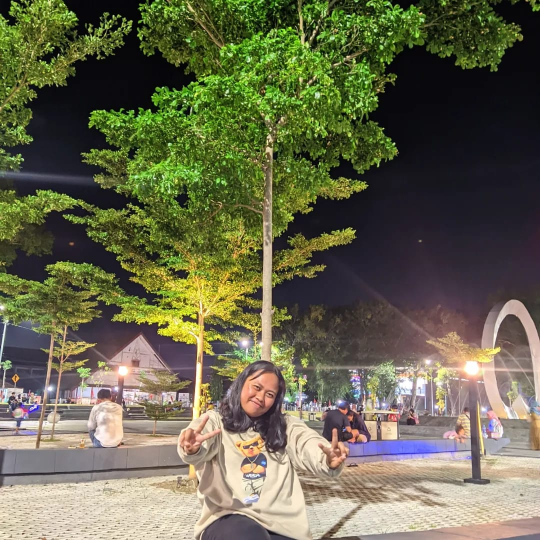
#> input picture Tugas 3/iloh1.jpeg, 1080 x 1080 px (shown at 1/2 size)
$ python imageaveraging.py
#> lines starting #> are read from the running program, lines starting #| are printed output that depends on the picture
import cv2
import numpy as np

# Baca dua gambar
img1 = cv2.imread('iloh1.jpeg')
#> img1 is the input picture: shape (1080, 1080, 3); mean B, G, R 78.1, 104.5, 105.1
img2 = cv2.imread('iloh2.jpeg')
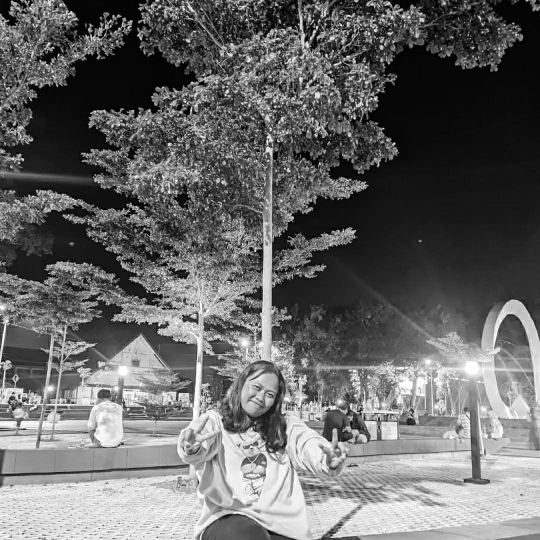
#> input picture Tugas 3/iloh2.jpeg, 1080 x 1080 px (shown at 1/2 size)
#> img2 is the input picture: shape (1080, 1080, 3); min 0, max 255, mean 103.8

# Ubah ukuran gambar agar sama
img1_resized = cv2.resize(img1, (640, 480))
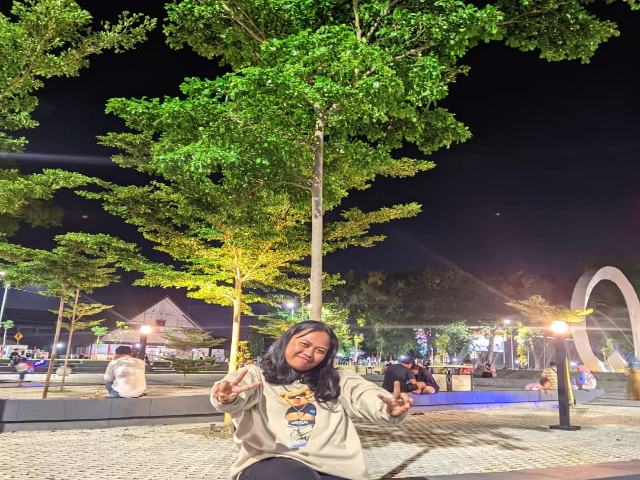
#> img1_resized: shape (480, 640, 3); mean B, G, R 78, 104.4, 105.1
img2_resized = cv2.resize(img2, (640, 480))
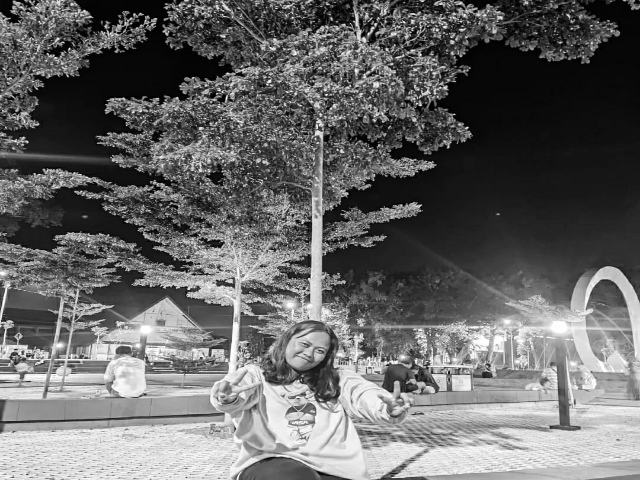
#> img2_resized: shape (480, 640, 3); min 0, max 255, mean 103.7

# Gabungkan kedua gambar menjadi satu array
img_array = np.array([img1_resized, img2_resized])

# Hitung nilai rata-rata dari setiap pixel
average_image = np.average(img_array, axis=0)
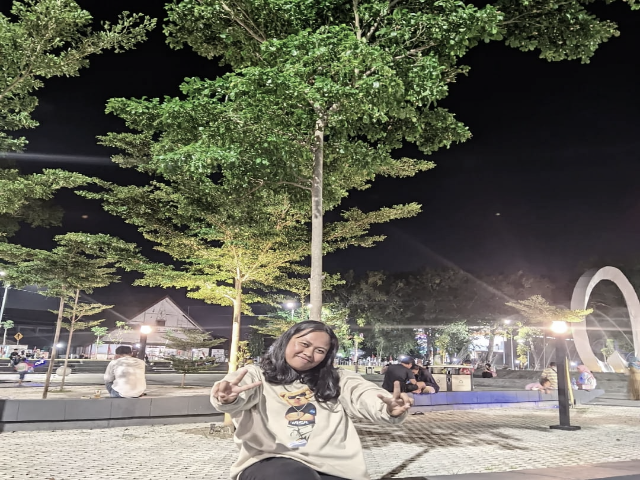
#> average_image: shape (480, 640, 3) float64; mean of channels 0, 1, 2 90.9, 104.1, 104.4; drawn as B, G, R

# Konversi tipe data hasil perhitungan ke tipe data unsigned integer 8 bit
average_image = average_image.astype(np.uint8)

# Tampilkan gambar hasil averaging
cv2.imshow('Average Image', average_image)
cv2.waitKey(0)
cv2.destroyAllWindows()
